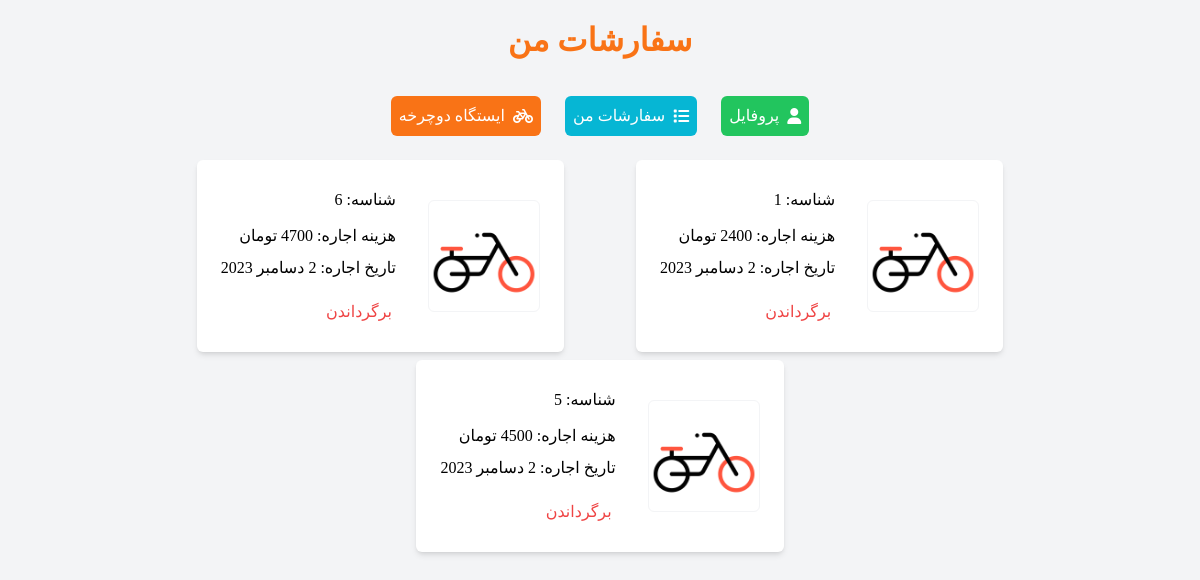
The page /bike/my-bike (signed in) on the database as committed earlier.
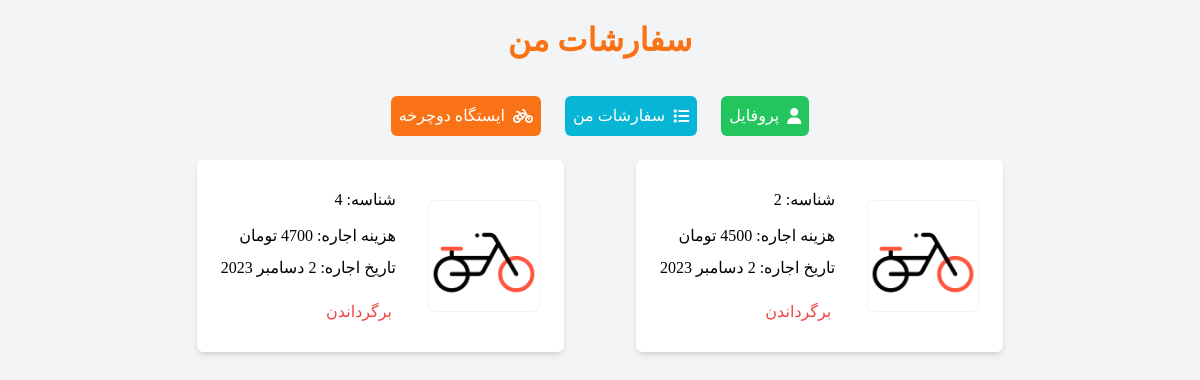
The same page on the database as committed later.
### reservation/models.py (models this page shows, shortened)
class BikeToUser(models.Model):
    user = models.ForeignKey(User, on_delete=models.CASCADE, verbose_name='کاربر')
    bike = models.ForeignKey(Bike, on_delete=models.CASCADE, verbose_name='دوچرخه')
    status = models.BooleanField(default=False, verbose_name="پس داده شده/نشده")
    date = models.DateTimeField(auto_now_add=True, verbose_name="تاریخ رزرو")
    class Meta:
        verbose_name = 'رزرو'
        verbose_name_plural = 'رزروها'

### bike/models.py (models this page shows, shortened)
class Bike(models.Model):
    price = models.IntegerField(verbose_name='نرخ اجاره ساعتی')
    add_date = models.DateField(auto_now_add=True, verbose_name='تاریخ اضافه شدن')
    status = models.BooleanField(default=False, verbose_name='اجاره داده شده')
    type = models.ForeignKey(Type, on_delete=models.CASCADE, verbose_name='نوع')
    class Meta:
        verbose_name = "دوچرخه"
        verbose_name_plural = "دورچرخه ها"

### bike/views.py (the view)
# urls.py: path('my-bike', views.MyBikesView.as_view(), name='my-bike')
class MyBikesView(ListView):
    template_name = 'my_bike.html'
    queryset = BikeToUser.objects.all()
    def get_context_data(self, **kwargs):
        context = super().get_context_data(**kwargs)
        context["bike"] = BikeToUser.objects.filter(user=self.request.user, status=True).all()
        return context

### bike/templates/my_bike.html (shortened to what this page needs)
{% extends 'main.html' %}
{% block content %}
     <h1 class="text-[2rem] azar font-bold text-orange-500 text-center mt-4 mb-8">سفارشات من</h1>
    {% include 'menu.html' %}
    <section class="flex justify-center flex-wrap gap-2">
    {% for item in bike %}
        <div class="flex bg-white rounded-md p-6 w-fit items-center azar shadow-md gap-x-8 mx-8">
            <div>
                <img src="./../static/images/get-bike.png" alt="" class="block w-[7rem] border border-gray-100 rounded-md">
            </div>
            <div class="flex flex-col">
                <span class="my-1">شناسه: {{ item.bike.id }}</span>
                <span class="mt-2">هزینه اجاره: {{ item.bike.price }} تومان</span>
                <span class="mt-2">تاریخ اجاره: {{ item.date.date }} </span>
                <a href="{% url 'reservation:revert-bike' item.bike.id %}" class="mt-4 text-red-500 text-center rounded-md w-fit p-1 hover:text-white hover:bg-red-500 duration-300">برگرداندن</a>
            </div>
        </div>
        {% endfor %}
    </section>
{% endblock %}

Rows that differ between the two databases and show on the page:
no longer on this page (row edited): BikeToUser: bike.id "1", date "2 دسامبر 2023"
no longer on this page (row edited): BikeToUser: bike.id "6", bike.price "4700", date "2 دسامبر 2023"
no longer on this page (row edited): BikeToUser: bike.id "5", bike.price "4500", date "2 دسامبر 2023"
added BikeToUser: bike.id "2", bike.price "4500", date "2 دسامبر 2023"
added BikeToUser: bike.id "4", bike.price "4700", date "2 دسامبر 2023"
